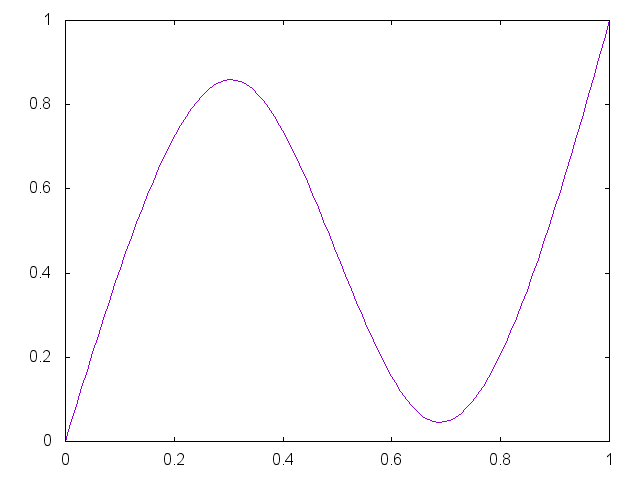

Here is the gnuplot script that generated this plot:


set term png

set output "generate/static/generate/csplines-0.85-0.05.png"
plot '-' smooth csplines notitle
0 0
0.33 0.85
0.67 0.05 
1 1
e

reset;
